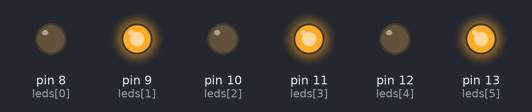
A sketch run on a simulated Arduino Uno, built with avr-gcc and run on an emulated ATmega328P. Parts: output pins drawn as LEDs (lit = HIGH). Random numbers use the default seed unless the sketch sets one.

Above: at 0.6 s.
At 8.35 s:
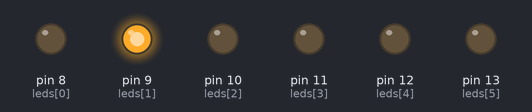
At 12.75 s:
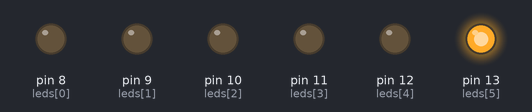
At 17.15 s:
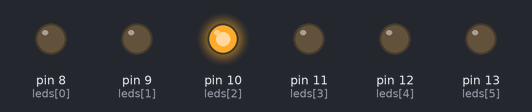
At 30.35 s:
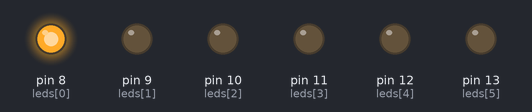
At 37.7 s:
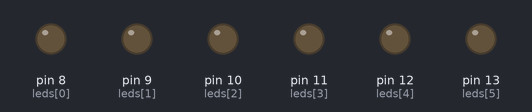
Timing chart, 0 to 40.0 s (numbered marks = the images above):
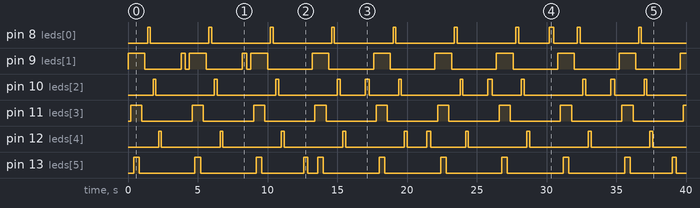

The sketch:

QuintanaKaren_deber1.ino
```cpp
/* Deber #01:
 *  Nombre:Karen Quintana
 *  Sistemas microporcesados
 *1.- Realizar un juego de lueces que se prendan secuencialmente los leds impartes (1,3,5).
 *2.- Realizar un programa que se enciendan uno por uno los leds pares (0,2,4).
 *3.- Realizar un juego que se enciendan y apaguen los leds de forma aleatoria.
 */
 // Parte 1

 int leds[6]={8,9,10,11,12,13};//defino vector para configurar leds pares
int i=0;//variable de recorrido del vector
 void setup() {
  for(;i<6;i++){ // establecemos variables de conteo
  pinMode(leds[i],OUTPUT);//definir i como pin de salida
}
 i=0;//resetea variable de conteo
 }

  void loop() {
     for(;i<3;++i){
  digitalWrite(leds[(i*2)+1],HIGH);// enciendo posicion i del vector
   delay(200);// espero
      }

      for(;i>=0;--i){
    digitalWrite(leds[(i*2)+1],LOW);// apago posicion i del vector
  delay(200);// espero
      }
      i=0;//resetea variable de conteo
// Parte 2

for(;i<6;++i){
  digitalWrite(leds[i*2],HIGH);// enciendo posicion i delvector
  delay(200);
  digitalWrite(leds[i*2],LOW);// apago posicion i delvector
  delay(200);// espero
  }
  i=0;//resetea variable de conteo

//PARTE 3

   i=random(6);       // ocupamos la función aleatoria genera números aleatorios con el número maximo de las aleaciones que me puede dar.
 digitalWrite (leds[i],HIGH);// prendo la posición k del vector
 delay (300);//espero
 digitalWrite (leds[i],LOW);// apago posicion k delvecto
 delay (300);//espero
 i=0;//resetea variable de conteo
  }
```

Measured:
- by itself, pin 8 (leds[0]): LOW → HIGH at 1.4 s, → LOW 0.20 s later, → HIGH 4.2 s later, → LOW 0.20 s later, … (20 changes in this stretch)
- by itself, pin 9 (leds[1]): LOW → HIGH at 0.00 s, → LOW 1.2 s later, → HIGH 2.6 s later, → LOW 0.30 s later, … (23 changes in this stretch)
- by itself, pin 10 (leds[2]): repeats every 8.8 s: HIGH 0.20 s, LOW 1.8 s, HIGH 0.30 s, LOW 2.1 s, HIGH 0.20 s, LOW 4.2 s
- by itself, pin 11 (leds[3]): alternates HIGH for 0.80 s and LOW for 3.6 s
- by itself, pin 12 (leds[4]): LOW → HIGH at 2.2 s, → LOW 0.20 s later, → HIGH 4.2 s later, → LOW 0.20 s later, … (20 changes in this stretch)
- by itself, pin 13 (leds[5]): LOW → HIGH at 0.40 s, → LOW 0.40 s later, → HIGH 4.0 s later, → LOW 0.40 s later, … (22 changes in this stretch)
